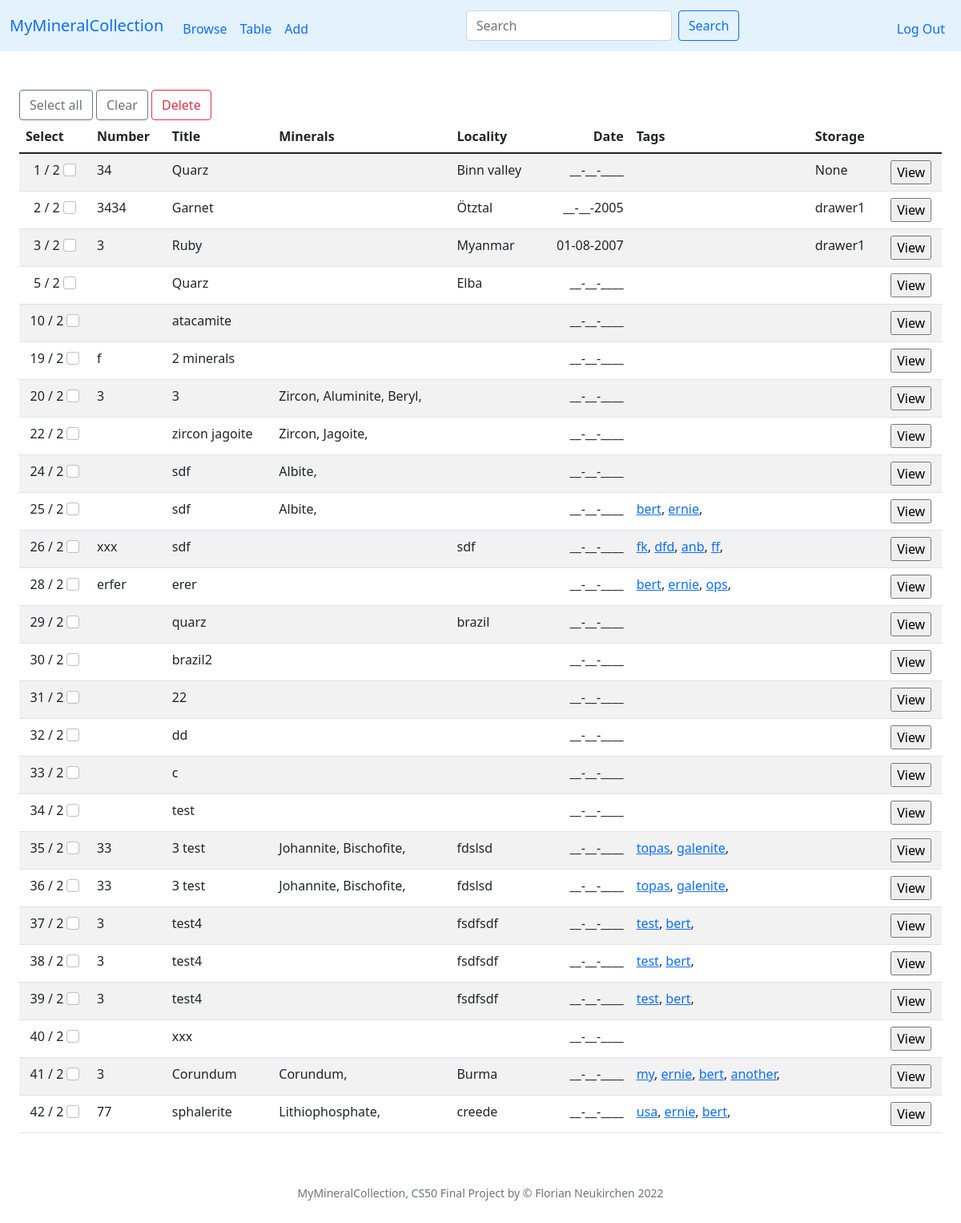
The page /table (signed in) on the database as committed earlier.
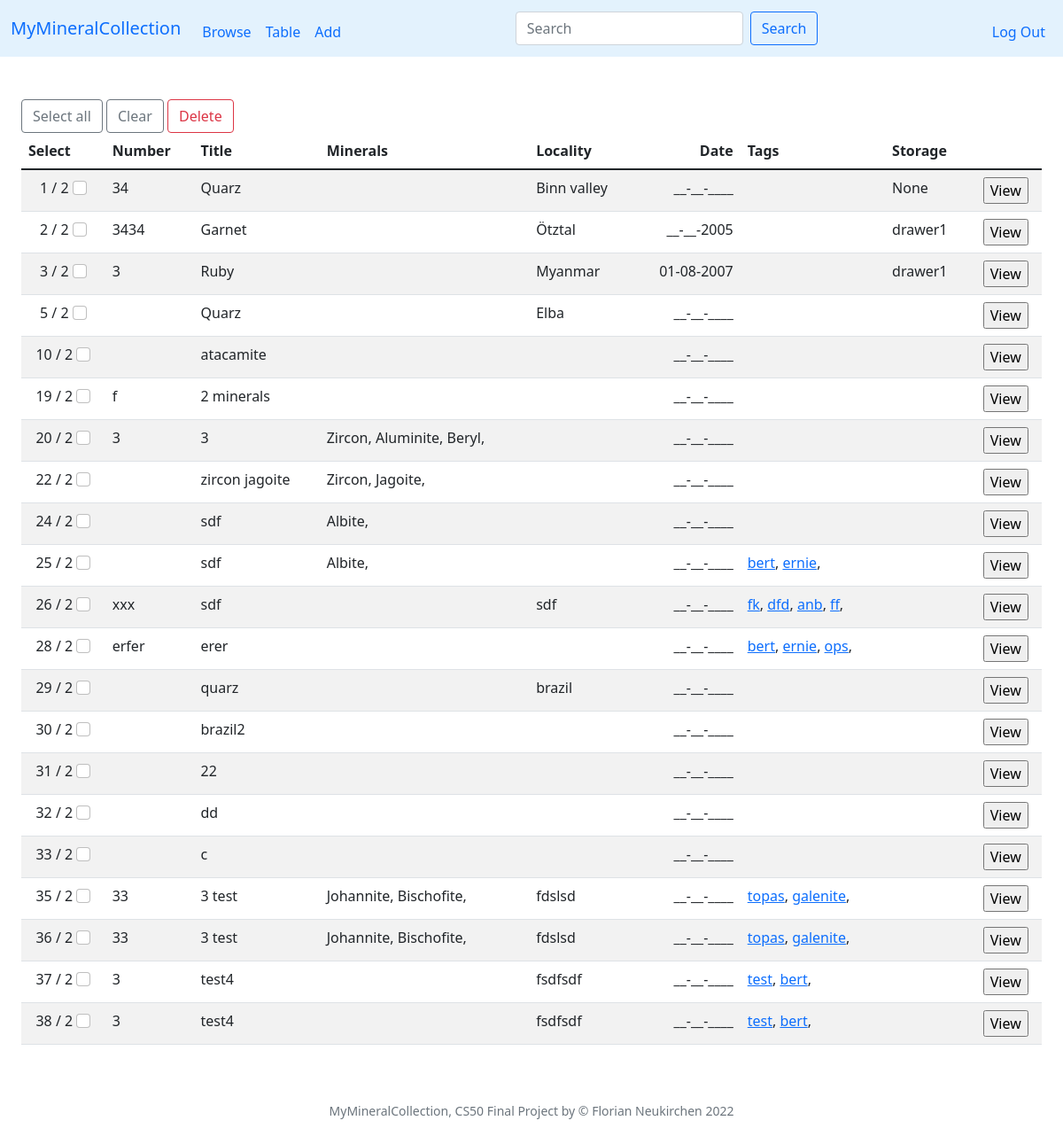
The same page on the database as committed later.
### tables this page shows
CREATE TABLE specimen (id INTEGER PRIMARY KEY AUTOINCREMENT NOT NULL, user_id INTEGER NOT NULL, my_id TEXT, title TEXT, locality TEXT, day INTEGER, month INTEGER, year INTEGER, storage TEXT, timestamp TEXT, thumbnail TEXT);

CREATE TABLE minerals (symbol TEXT, name TEXT NOT NULL, chemistry TEXT, elements TEXT, crystal_system TEXT, fleischer TEXT, PRIMARY KEY(symbol));

CREATE TABLE tags (specimen_id INTEGER NOT NULL REFERENCES specimen(id) ON DELETE CASCADE, tag TEXT NOT NULL);

### app.py (the view)
@app.route("/table")
@login_required
def table():
    rows = db.execute("SELECT * FROM specimen WHERE user_id = ?", session["user_id"])
    for row in rows:
        row['minerals'] = db.execute("SELECT minerals.name AS name FROM minerals JOIN specmin ON minerals.symbol = specmin.min_symbol WHERE specmin.specimen_id = ?", row['id'])
        row['tags'] = db.execute("SELECT tags.tag AS tag FROM tags JOIN specimen ON tags.specimen_id = specimen.id WHERE specimen.id = ?", row['id'])
    return render_template("table.html", rows=rows)

### app.py (called while the page is built)
@app.after_request
def after_request(response):
    response.headers["Cache-Control"] = "no-cache, no-store, must-revalidate"
    response.headers["Expires"] = 0
    response.headers["Pragma"] = "no-cache"
    return response

### helpers.py (called while the page is built)
def login_required(f):
    @wraps(f)
    def decorated_function(*args, **kwargs):
        if session.get("user_id") is None:
            return redirect("/login")
        return f(*args, **kwargs)
    return decorated_function

def date2(value):
    if not value:
        return "__"
    return f"{value:02d}"

def date4(value):
    if not value:
        return "____"
    return f"{value:04d}"

def taglink(value):
    if not value:
        return ""
    html = '<a href="tag?t=' + value + '">' + value + '</a>'
    return html

### templates/table.html (shortened to what this page needs)
{% extends "layout.html" %}
{% block main %}
<div class="container-fluid">
    <div class="text-start card-smaller">
        <button type="button" class="btn btn-outline-secondary" onclick="checkAll()">Select all</button>
        <button type="button" class="btn btn-outline-secondary" onclick="uncheckAll()">Clear</button>
        <button type="button" class="btn btn-outline-danger" data-toggle="modal" data-target="#deleteModal">
        Delete
        </button>
</div>
    <table class="table table-striped">
        <thead>
            <tr>
                <th class="text-start">Select</th>
                <th class="text-start">Number</th>
                <th class="text-start">Title</th>
                <th class="text-start">Minerals</th>
                <th class="text-start">Locality</th>
                <th class="text-end">Date</th>
                <th class="text-start">Tags</th>
                <th class="text-start">Storage</th>
            </tr>
        </thead>
        <tbody>
            {% for row in rows %}
            <tr>
                <td>
                    <div>{{ row['id'] }} / {{ row['user_id']}}
                        <input type="checkbox" class="form-check-input mycheckboxes" name="checkboxes" value="{{ row['id'] }}">
                    </div>
                </td>
                <td class="text-start">{{ row['my_id'] }}</td>
                <td class="text-start">{{ row['title'] }}</td>
                <td class="text-start">
                    {% for min in row['minerals'] %}
                    {{ min['name'] }},
                    {% endfor %}
                </td>
                <td class="text-start">{{ row['locality']  }}</td>
                <td class="text-end">{{ row['day'] | date2 }}-{{ row['month'] | date2 }}-{{ row['year'] | date4}}</td>
                <td class="text-start">
                    {% for tag in row['tags'] %}
                    {{ tag['tag'] | taglink | safe }},
                    {% endfor %}
                </td>
                <td class="text-start">{{ row['storage'] }}</td>
                <td>
                    <form action="/view">
                        <input type="submit" value="View">
                    </form>
                </td>
            </tr>
            {% endfor %}
        </tbody>
    </table>
</div>
{% endblock %}

### templates/layout.html (shortened to what this page needs)
<!DOCTYPE html>
<html lang="en">
    <head>
        <link href="https://cdn.jsdelivr.net/npm/bootstrap@5.1.3/dist/css/bootstrap.min.css" rel="stylesheet">
        <link href="/static/styles.css" rel="stylesheet">
    </head>
    <body>
        <nav class="navbar navbar-expand-md myblue">
            <div class="container-fluid">
                <a class="navbar-brand" href="/">MyMineralCollection</a>
                <div class="collapse navbar-collapse" id="navbarNav">
                    {% if session["user_id"] %}
                        <ul class="navbar-nav me-auto mt-2 mb-lg-0">
                            <li class="nav-item"><a class="nav-link" href="/">Browse</a></li>
                            <li class="nav-item"><a class="nav-link" href="/table">Table</a></li>
                            <li class="nav-item"><a class="nav-link" href="/add">Add</a></li>
                        </ul>
                        <form class="d-flex" role="search" action="/">
                            <input class="form-control me-2" type="search" name="search" placeholder="Search" aria-label="Search">
                            <button class="btn btn-outline-primary" type="submit">Search</button>
                        </form>
                        <ul class="navbar-nav ms-auto mt-2">
                            <li class="nav-item"><a class="nav-link" href="/logout">Log Out</a></li>
                        </ul>
                    {% else %}
                        <ul class="navbar-nav ms-auto mt-2">
                            <li class="nav-item"><a class="nav-link" href="/register">Register</a></li>
                            <li class="nav-item"><a class="nav-link" href="/login">Log In</a></li>
                        </ul>
                    {% endif %}
                </div>
            </div>
        </nav>
        <main class="container-fluid py-5 text-center">
            {% block main %}{% endblock %}
        </main>
        <footer class="mb-5 small text-center text-muted">
            MyMineralCollection, CS50 Final Project by &#169; Florian Neukirchen 2022
        </footer>
    </body>
</html>

### static/styles.css (style rules this page uses)
.myblue { background-color: #e3f2fd; }

Rows that differ between the two databases and show on the page:
removed specimen: id "34", user_id "2", title "test", day "__", month "__", year "____"
removed specimen: id "39", user_id "2", my_id "3", title "test4", locality "fsdfsdf", day "__", month "__", year "____"
removed tags: tag|taglink "test", shown under "39"
removed tags: tag|taglink "bert", shown under "39"
removed specimen: id "40", user_id "2", title "xxx", day "__", month "__", year "____"
removed specimen: id "41", user_id "2", my_id "3", title "Corundum", locality "Burma", day "__", month "__", year "____"
no longer on this page (row unchanged): minerals: name "Corundum", shown under "41"
removed tags: tag|taglink "my", shown under "41"
removed tags: tag|taglink "ernie", shown under "41"
removed tags: tag|taglink "bert", shown under "41"
removed tags: tag|taglink "another", shown under "41"
removed specimen: id "42", user_id "2", my_id "77", title "sphalerite", locality "creede", day "__", month "__", year "____"
no longer on this page (row unchanged): minerals: name "Lithiophosphate", shown under "42"
removed tags: tag|taglink "usa", shown under "42"
removed tags: tag|taglink "ernie", shown under "42"
removed tags: tag|taglink "bert", shown under "42"
